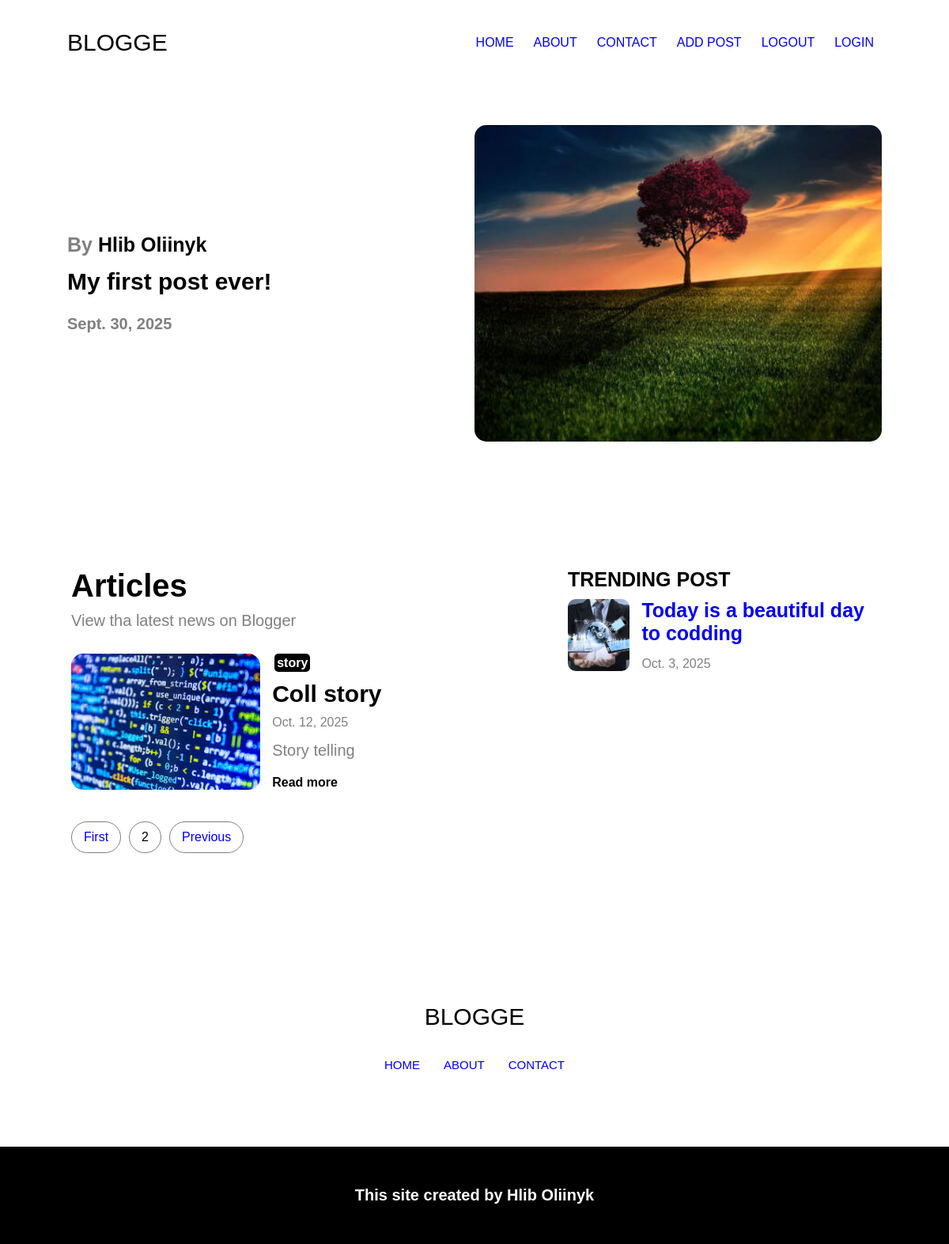
Page /?page=2 (signed in) on the committed database.
### post/models.py (models this page shows, shortened)
class Post(models.Model):
    title = models.CharField('Name', max_length = 40)
    content = models.TextField('Content', null = True)
    date = models.DateField('Date', null = True)
    topic = models.CharField('Topic', null=True)
    short_info = models.CharField('ShortInfo', null=True)
    banner = models.ImageField(default='photo_test.jpg', blank = True)

### post/views.py (the view)
# urls.py: path('', views.posts, name = 'posts'),
def posts(request):
    posts = Post.objects.all().order_by("id")
    first_post = posts.first()
    trend_posts = Post.objects.filter(topic="Codding")
    p = Paginator(posts, 3)
    page = request.GET.get('page')
    posts = p.get_page(page)
    context = {'posts':posts, 'first_post' : first_post, 'trend_posts':trend_posts}
    return render(request, 'blog/index.html', context)

### blog/templates/blog/index.html (shortened to what this page needs)
{% extends 'blog/layout.html' %}
{% load static %}
{% block content %}
<section class="features">
    <div class="container">
        <article class="features_post">
            <div class="features_post_content">
                <div class="features_post_author">
                    <p>By <span>Hlib Oliinyk</span></p>
                </div>
                {% if first_post %}
                <div class="features_post_title">
                    <a href = "{% url 'post' first_post.id %}">{{ first_post.title }}</a>
                </div>
                <div class ="features_post_time">
                    <p>{{ first_post.date }}</p>
                </div>
                {% endif %}
            </div>
            <div class="features_post_photo">
                <img src="{% static 'blog/img/photo_test.jpg' %}" alt="photo">
            </div>
        </article>
    </div>
</section>
<section class="blog">
    <div class="container">
        <div class="blog_grid_container">
            <div class="blog_articles">
                <div class="blog_section_title">
                    <h2>Articles</h2>
                    <p>View tha latest news on Blogger</p>
                </div>
                {% for post in posts %}
                    <article class="blog_post">
                        <div class="blog_post_grid_container">
                            <div class="blog_post_photo">
                                <img src="{{ post.banner.url }}" alt="photo">
                            </div>
                            <div class="blog_post_information">
                                <div class="blog_post_topic">
                                    <a href = "{% url 'post' post.id %}">{{ post.topic }}</a>
                                </div>
                                <div class="blog_post_title">
                                    <a href = "{% url 'post' post.id %}">{{ post.title }}</a>
                                </div>
                                <div class="blog_post_date">
                                    <a href = "{% url 'post' post.id %}">{{ post.date }}</a>
                                </div>
                                <div class="blog_post_short_info">
                                    <p>{{ post.short_info }}</p>
                                </div>
                                <div class="blog_post_read_more">
                                    <a href ="{% url 'post' post.id %}">Read more</a>
                                </div>
                            </div>
                        </div>
                    </article>
                {% endfor %}
                <div class="pagination">
                    {% if posts.has_previous %}
                        <div class="pagination_first">
                            <a href="?page=1">First</a>
                        </div>
                        <div class="page_number">
                            <p>{{ posts.number }}</p>
                        </div>
                        <div class="pagination_previous">
                            <a href="?page={{ posts.previous_page_number }}">Previous</a>
                        </div>
                    {% endif %}
                </div>
            </div>
            <div class="blog_trend_posts">
                <div class="blog_trend_post_title">
                    <h2>TRENDING POST</h2>
                </div>
                {% for post in trend_posts %}
                    <article class="trend_post">
                        <div class="trend_post_grid_container">
                            <div class="trend_post_photo">
                                <img src="{{ post.banner.url }}" alt="photo">
                            </div>
                            <div class="trend_post_information">
                                <div class="trend_post_title">
                                    <a href = "{% url 'post' post.id %}">{{ post.title }}</a>
                                </div>
                                <div class="trend_post_date">
                                    <a href = "{% url 'post' post.id %}">{{ post.date }}</a>
                                </div>
                            </div>
                        </div>
                    </article>
                {% endfor %}
            </div>
        </div>
    </div>
</section>
{% endblock %}

### blog/static/blog/css/blog.css (style rules this page uses)
* { margin: 0; padding: 0; box-sizing: border-box; font-family: "Jost", sans-serif; }
.container { margin-left: 100px; margin-right: 100px; padding-left: 5px; padding-right: 5px; transition: margin-left 0.5s ease-in-out, margin-right 0.5s ease-in-out; }
@media (max-width: 1200px) { .container { margin-left: 80px; margin-right: 80px; } }
.features { padding-top: 70px; padding-bottom: 100px; }
.features_post { display: grid; grid-template-columns: 1fr 1fr; }
.features_post_title { font-size: 50px; margin-bottom: 25px; word-wrap: break-word; word-break: break-word; width: 80%; max-width: 600px; }
.features_post_title a, a:visited { text-decoration: none; color: black; }
.features_post_photo { display: flex; justify-content: center; }
.features_post_photo img { width: 100%; height: 100%; max-height: 400px; object-fit: cover; border-radius: 15px; }
.features_post_content { display: flex; flex-direction: column; justify-content: center; font-weight: bold; margin-right: 50px; }
.features_post_author { margin-bottom: 15px; font-size: 25px; font-weight: bold; }
.features_post_author p { color: gray; }
.features_post_author span { color: black; }
.features_post_time { color: gray; font-size: 20px; }
@media (max-width: 1250px) { .features_post_title { font-size: 30px; } }
.blog { padding-top: 60px; padding-bot: 30px; }
.blog_post { margin-bottom: 30px; }
.blog_grid_container { display: grid; grid-template-columns: 60% 40%; }
.blog_articles { padding-right: 15px; padding-left: 5px; }
.blog_post_information { display: flex; flex-direction: column; justify-content: center; margin-left: 15px; }
.blog_section_title { margin-bottom: 30px; }
.blog_section_title h2 { margin-bottom: 10px; font-size: 40px; }
.blog_section_title p { font-size: 20px; color: gray; }
.blog_post_grid_container { display: grid; grid-template-columns: 40% 60%; }
.blog_post_title { font-size: 30px; margin-bottom: 10px; font-weight: bold; }
.blog_post_title a { text-decoration: none; }
.blog_post_title a:link, .blog_post_read_more a:link { color: black; }
.blog_post_date { margin-bottom: 15px; }
.blog_post_date a { text-decoration: none; color: gray; }
.blog_post_short_info { font-size: 20px; color: gray; margin-bottom: 20px; }
.blog_post_topic { margin-bottom: 10px; padding: 3px; }
.blog_post_topic a { padding: 3px; text-decoration: none; background-color: black; color: white; font-weight: bold; border-radius: 5px; }
.blog_post_photo { display: flex; justify-content: left; align-items: center; }
.blog_post_photo img { width: 100%; height: 100%; max-height: 300px; object-fit: cover; border-radius: 15px; }
.blog_post_read_more a { text-decoration: none; font-width: 20px; font-weight: bold; }
.blog_trend_posts { padding-left: 15px; padding-right: 5px; }
.blog_trend_post_title h2 { margin-bottom: 10px; font-size: 25px; }
.trend_post_grid_container { display: grid; grid-template-columns: 20% 80%; }
.trend_post { margin-bottom: 30px; }
.trend_post_information { margin-left: 15px; }
.trend_post_title { font-size: 25px; font-weight: bold; margin-bottom: 15px; }
.trend_post_title a { text-decoration: none; }
.trend_post_date a { text-decoration: none; color: gray; }
.trend_post_photo { display: flex; justify-content: left; align-items: center; }
.trend_post_photo img { width: 100%; height: 100%; max-height: 100px; object-fit: cover; border-radius: 10px; }
.trend_post_information { display: flex; flex-direction: column; justify-content: center; }
.pagination { margin-top: 40px; margin-bottom: 40px; display: flex; }
.page_number, .pagination_next_page, .pagination_first, .pagination_previous { text-align: center; padding-left: 15px; padding-right: 15px; padding-top: 10px; padding-bottom: 10px; border-radius: 20px; border: 1px solid gray; margin-right: 10px; }
.pagination_next_page a, .pagination_first a, .pagination_previous a { text-decoration: none; }

### rows in the picture
Post: title "My first post ever!", date "Sept. 30, 2025"
Post: banner (picture), topic "story", title "Coll story", date "Oct. 12, 2025", short_info "Story telling"
Post: banner (picture), title "Today is a beautiful day to codding", date "Oct. 3, 2025"

### other values in the picture
{{ posts.number }} "2"
